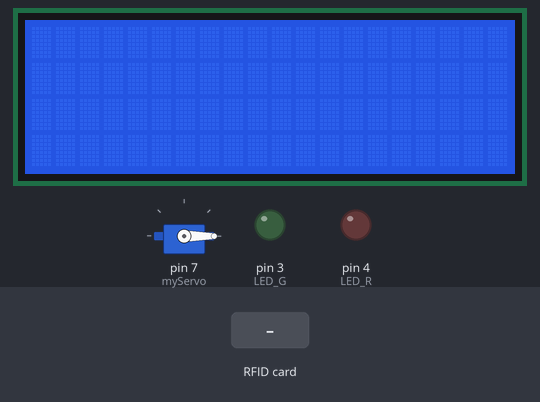
A sketch run on a simulated Arduino Uno, built with avr-gcc and run on an emulated ATmega328P. Parts: 20×4 character LCD, servo, output pins drawn as LEDs (lit = HIGH). Dashed ring = blinking. Inputs (shaded band) come from the test bench. Pins used as bus, display or sensor lines are not drawn; what the sketch prints to the serial monitor is not drawn.

Above: at 1.3 s.
1.4 s: RFID card 5E 7A 19 C4 held to the reader
At 2.2 s:
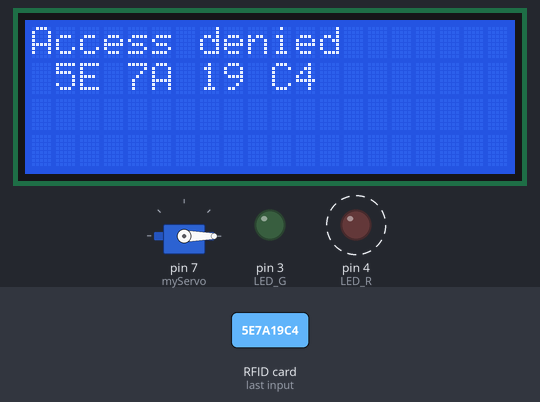
At 4.1 s:
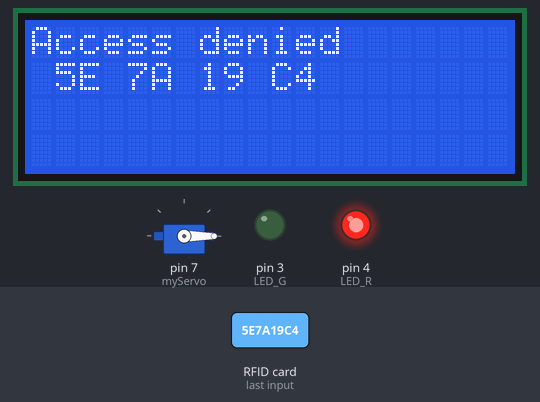
4.4 s: RFID card 5B 1A 67 C1 held to the reader
At 6.9 s:
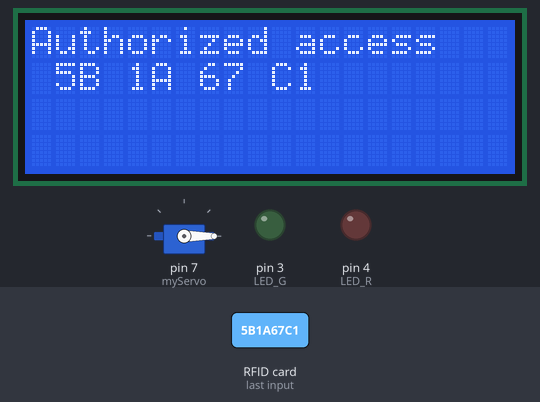
Timing chart, 0 to 15.9 s (numbered marks = the images above; inputs shaded):
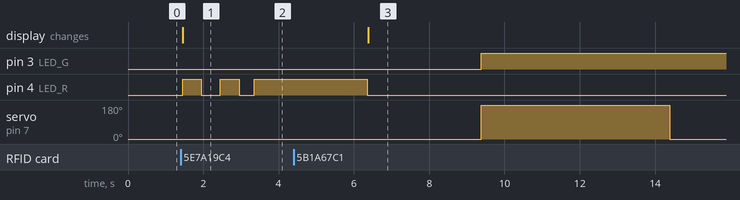

The sketch:

sketch_jul21a.ino
```cpp
#include <SPI.h>
#include <MFRC522.h>
#include <Servo.h>
#include <LiquidCrystal_I2C.h>

#define SS_PIN 10
#define RST_PIN 9
#define LED_G 3
#define LED_R 4
LiquidCrystal_I2C lcd(0x27,20,4);
MFRC522 mfrc522(SS_PIN, RST_PIN);   // Create MFRC522 instance.
Servo myServo;

void setup()
{
  lcd.init();
  lcd.backlight();

  Serial.begin(9600);   // Initiate a serial communication
  SPI.begin();      // Initiate  SPI bus
  mfrc522.PCD_Init();   // Initiate MFRC522
  myServo.attach(7); //servo pin
  myServo.write(0);
  pinMode(LED_G, OUTPUT);
  pinMode(LED_R, OUTPUT);
  Serial.println("Put your card to the reader...");
  Serial.println();

}
void loop()
{
  // Look for new cards
  if ( ! mfrc522.PICC_IsNewCardPresent())
  {
    return;
  }
  // Select one of the cards
  if ( ! mfrc522.PICC_ReadCardSerial())
  {
    return;
  }
  //Show UID on serial monitor
  Serial.print("UID tag :");
  String content= "";
  byte letter;
  for (byte i = 0; i < mfrc522.uid.size; i++)
  {
     Serial.print(mfrc522.uid.uidByte[i] < 0x10 ? " 0" : " ");
     Serial.print(mfrc522.uid.uidByte[i], HEX);
     content.concat(String(mfrc522.uid.uidByte[i] < 0x10 ? " 0" : " "));
     content.concat(String(mfrc522.uid.uidByte[i], HEX));
  }
  Serial.println();
  Serial.print("Message : ");
  content.toUpperCase();
  if (content.substring(1) == "5B 1A 67 C1") //change here the UID of the card/cards that you want to give access
  {
    lcd.clear();
    Serial.println("Authorized access");
    Serial.println();
    lcd.print("Authorized access");
    lcd.setCursor(0,1);
    lcd.print(content);
    delay(3000);
    myServo.write(180);
    digitalWrite(LED_G, HIGH);
    delay(5000);
    myServo.write(0);
  }

 else   {
    Serial.println(" Access denied");
    lcd.clear();
    lcd.print("Access denied");
    lcd.setCursor(0,1);
    lcd.print(content);
    digitalWrite(LED_R, HIGH);
    delay(500);
    digitalWrite(LED_R, LOW);
    delay(500);
    digitalWrite(LED_R, HIGH);
    delay(500);
    digitalWrite(LED_R, LOW);
    delay(400);
    digitalWrite(LED_R, HIGH);
    delay(3000);
    digitalWrite(LED_R, LOW);
  }
}
```

Measured:
- after the input at 1.4 s, pin 4 (LED_R): alternates HIGH for 0.50 s and LOW for 0.45 s, 5 changes in all, then stays HIGH, starting after 0.05 s; the display: changes after 0.05 s (image 1)
- after the input at 4.4 s, pin 3 (LED_G): LOW → HIGH after 5.0 s; servo on pin 7 (myServo): 0° → 180° after 5.0 s, → 0° 5.0 s later; the display: changes after 2.0 s (image 3)
